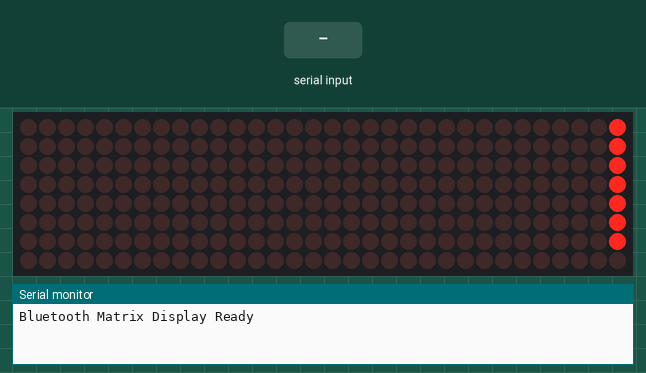
Recording of a sketch running on a simulated ESP32. Parts: 32×8 LED matrix, the last lines printed to the serial monitor. The inputs (shaded band) are chosen by the test bench.

Above: at 0.15 s.
At 1.25 s:
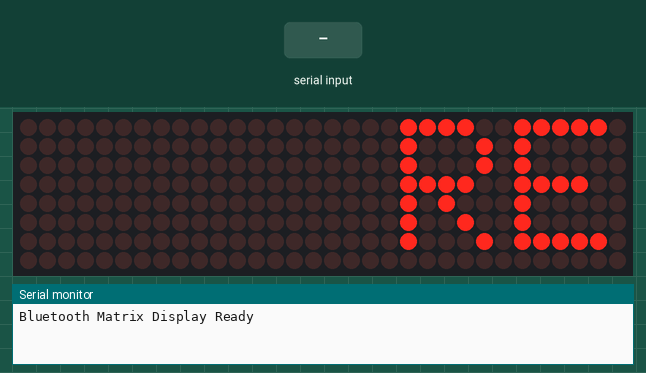
1.3 s: "1\n" received over the second serial link
At 1.35 s:
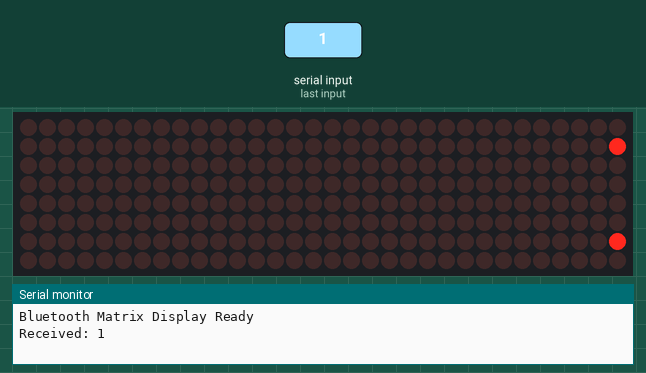

Measured:
- after the input at 1.3 s, the display: changes at once (image 2)

The sketch:

Arduino_IDE_Code.ino
```cpp
#include <HardwareSerial.h>
#include <MD_Parola.h>
#include <MD_MAX72XX.h>
#include <SPI.h>
// ---------------- BLUETOOTH CONFIGURATION ----------------
#define RXD2 6
#define TXD2 7
HardwareSerial BTSerial(1); // Use UART1
// ---------------- MATRIX DISPLAY CONFIGURATION ----------------
#define HARDWARE_TYPE MD_MAX72XX::FC16_HW
#define MAX_DEVICES 4
#define DATA_PIN 23
#define CS_PIN 5
#define CLK_PIN 18
MD_Parola matrix = MD_Parola(HARDWARE_TYPE, DATA_PIN, CLK_PIN,
CS_PIN, MAX_DEVICES);
// ---------------- VARIABLES ----------------
String receivedText = ""; // For storing received text
void setup() {
Serial.begin(115200); // Debug via USB
BTSerial.begin(9600, SERIAL_8N1, RXD2, TXD2); // Bluetooth
matrix.begin();
matrix.setIntensity(5); // Brightness (0–15)
matrix.displayClear();
matrix.displayText("READY", PA_CENTER, 100, 0, PA_SCROLL_LEFT,
PA_SCROLL_LEFT);
Serial.println("Bluetooth Matrix Display Ready");
}
void loop() {
// Keep display running animations
if (matrix.displayAnimate()) {
matrix.displayReset();
}
// Check Bluetooth data
if (BTSerial.available()) {
receivedText = BTSerial.readStringUntil('\n');
receivedText.trim();
Serial.print("Received: ");
Serial.println(receivedText);
// Show text on matrix
matrix.displayClear();
matrix.displayText(receivedText.c_str(), PA_CENTER, 100, 0,
PA_SCROLL_LEFT, PA_SCROLL_LEFT);
}
}
```
